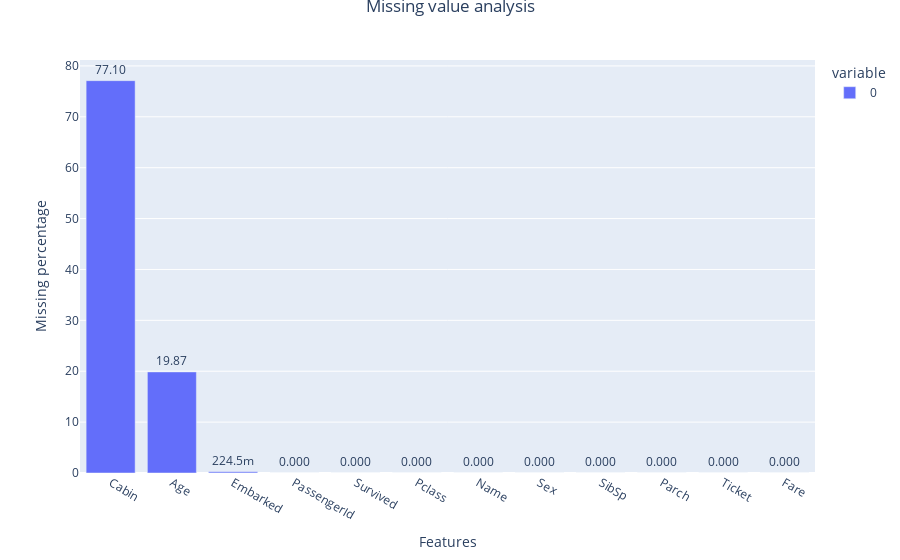

Notebook cell for this chart:
### Code cell
fig = px.bar((titanic_train.isna().mean().sort_values(ascending=False))*100,text_auto='.4s')
fig.update_traces(textfont_size=12, textangle=0, textposition="outside",cliponaxis=False)
fig.update_layout(xaxis_title="Features", yaxis_title="Missing percentage",
                 title={
        'text': "Missing value analysis",
        'y':1,
        'x':0.5,
        'xanchor': 'center',
        'yanchor': 'top'})
fig.show()

### Figure 1 — Plotly figure (JSON) as saved in the notebook; plotly's stock layout.template omitted (floating-point values rounded to 4 significant figures)
{"data": [{"alignmentgroup": "True", "cliponaxis": false, "hovertemplate": "variable=0<br>index=%{x}<br>value=%{y}<extra></extra>", "legendgroup": "0", "marker": {"color": "#636efa", "pattern": {"shape": ""}}, "name": "0", "offsetgroup": "0", "orientation": "v", "showlegend": true, "textangle": 0, "textfont": {"size": 12}, "textposition": "outside", "texttemplate": "%{y:.4s}", "type": "bar", "x": ["Cabin", "Age", "Embarked", "PassengerId", "Survived", "Pclass", "Name", "Sex", "SibSp", "Parch", "Ticket", "Fare"], "xaxis": "x", "y": [77.1, 19.87, 0.2245, 0, 0, 0, 0, 0, 0, 0, 0, 0], "yaxis": "y"}], "layout": {"barmode": "relative", "legend": {"title": {"text": "variable"}, "tracegroupgap": 0}, "margin": {"t": 60}, "title": {"text": "Missing value analysis", "x": 0.5, "xanchor": "center", "y": 1, "yanchor": "top"}, "xaxis": {"anchor": "y", "domain": [0, 1], "title": {"text": "Features"}}, "yaxis": {"anchor": "x", "domain": [0, 1], "title": {"text": "Missing percentage"}}}}
